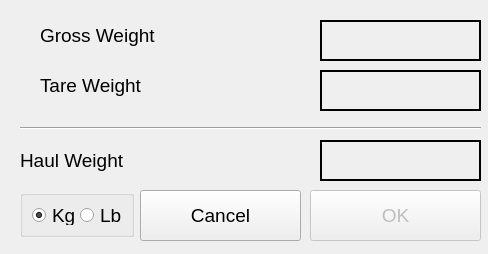
<?xml version="1.0" encoding="UTF-8"?>
<ui version="4.0">
 <class>loadcellDialog</class>
 <widget class="QDialog" name="loadcellDialog">
  <property name="enabled">
   <bool>true</bool>
  </property>
  <property name="geometry">
   <rect>
    <x>0</x>
    <y>0</y>
    <width>488</width>
    <height>254</height>
   </rect>
  </property>
  <property name="windowTitle">
   <string>Load Cell</string>
  </property>
  <widget class="QLabel" name="grossLabel">
   <property name="geometry">
    <rect>
     <x>320</x>
     <y>20</y>
     <width>161</width>
     <height>41</height>
    </rect>
   </property>
   <property name="font">
    <font>
     <pointsize>20</pointsize>
    </font>
   </property>
   <property name="autoFillBackground">
    <bool>true</bool>
   </property>
   <property name="frameShape">
    <enum>QFrame::Box</enum>
   </property>
   <property name="lineWidth">
    <number>2</number>
   </property>
   <property name="text">
    <string/>
   </property>
  </widget>
  <widget class="QLabel" name="tareLabel">
   <property name="geometry">
    <rect>
     <x>320</x>
     <y>70</y>
     <width>161</width>
     <height>41</height>
    </rect>
   </property>
   <property name="font">
    <font>
     <pointsize>20</pointsize>
    </font>
   </property>
   <property name="autoFillBackground">
    <bool>true</bool>
   </property>
   <property name="frameShape">
    <enum>QFrame::Box</enum>
   </property>
   <property name="lineWidth">
    <number>2</number>
   </property>
   <property name="text">
    <string/>
   </property>
  </widget>
  <widget class="QLabel" name="haulWtLabel">
   <property name="geometry">
    <rect>
     <x>320</x>
     <y>140</y>
     <width>161</width>
     <height>41</height>
    </rect>
   </property>
   <property name="font">
    <font>
     <pointsize>20</pointsize>
    </font>
   </property>
   <property name="autoFillBackground">
    <bool>true</bool>
   </property>
   <property name="frameShape">
    <enum>QFrame::Box</enum>
   </property>
   <property name="lineWidth">
    <number>2</number>
   </property>
   <property name="text">
    <string/>
   </property>
  </widget>
  <widget class="Line" name="line">
   <property name="geometry">
    <rect>
     <x>20</x>
     <y>120</y>
     <width>461</width>
     <height>16</height>
    </rect>
   </property>
   <property name="orientation">
    <enum>Qt::Horizontal</enum>
   </property>
  </widget>
  <widget class="QPushButton" name="okBtn">
   <property name="enabled">
    <bool>false</bool>
   </property>
   <property name="geometry">
    <rect>
     <x>310</x>
     <y>190</y>
     <width>171</width>
     <height>51</height>
    </rect>
   </property>
   <property name="font">
    <font>
     <pointsize>14</pointsize>
    </font>
   </property>
   <property name="text">
    <string>OK</string>
   </property>
  </widget>
  <widget class="QPushButton" name="cancelBtn">
   <property name="geometry">
    <rect>
     <x>140</x>
     <y>190</y>
     <width>161</width>
     <height>51</height>
    </rect>
   </property>
   <property name="font">
    <font>
     <pointsize>14</pointsize>
    </font>
   </property>
   <property name="text">
    <string>Cancel</string>
   </property>
  </widget>
  <widget class="QPushButton" name="grossBtn">
   <property name="geometry">
    <rect>
     <x>320</x>
     <y>20</y>
     <width>161</width>
     <height>41</height>
    </rect>
   </property>
   <property name="font">
    <font>
     <pointsize>14</pointsize>
    </font>
   </property>
   <property name="text">
    <string/>
   </property>
   <property name="autoDefault">
    <bool>false</bool>
   </property>
   <property name="flat">
    <bool>true</bool>
   </property>
  </widget>
  <widget class="QPushButton" name="tareBtn">
   <property name="enabled">
    <bool>false</bool>
   </property>
   <property name="geometry">
    <rect>
     <x>320</x>
     <y>70</y>
     <width>161</width>
     <height>41</height>
    </rect>
   </property>
   <property name="font">
    <font>
     <pointsize>14</pointsize>
    </font>
   </property>
   <property name="text">
    <string/>
   </property>
   <property name="autoDefault">
    <bool>false</bool>
   </property>
   <property name="flat">
    <bool>true</bool>
   </property>
  </widget>
  <widget class="QGroupBox" name="groupBox">
   <property name="geometry">
    <rect>
     <x>20</x>
     <y>190</y>
     <width>114</width>
     <height>47</height>
    </rect>
   </property>
   <property name="font">
    <font>
     <pointsize>14</pointsize>
    </font>
   </property>
   <property name="title">
    <string/>
   </property>
   <layout class="QHBoxLayout" name="horizontalLayout">
    <item>
     <widget class="QRadioButton" name="radioKg">
      <property name="font">
       <font>
        <pointsize>14</pointsize>
       </font>
      </property>
      <property name="text">
       <string>Kg</string>
      </property>
      <property name="checked">
       <bool>true</bool>
      </property>
     </widget>
    </item>
    <item>
     <widget class="QRadioButton" name="radioLb">
      <property name="font">
       <font>
        <pointsize>14</pointsize>
       </font>
      </property>
      <property name="text">
       <string>Lb</string>
      </property>
     </widget>
    </item>
   </layout>
  </widget>
  <widget class="QLabel" name="label">
   <property name="geometry">
    <rect>
     <x>20</x>
     <y>140</y>
     <width>173</width>
     <height>40</height>
    </rect>
   </property>
   <property name="font">
    <font>
     <pointsize>14</pointsize>
    </font>
   </property>
   <property name="text">
    <string>Haul Weight</string>
   </property>
  </widget>
  <widget class="QLabel" name="label_2">
   <property name="geometry">
    <rect>
     <x>40</x>
     <y>20</y>
     <width>121</width>
     <height>31</height>
    </rect>
   </property>
   <property name="font">
    <font>
     <pointsize>14</pointsize>
    </font>
   </property>
   <property name="text">
    <string>Gross Weight</string>
   </property>
  </widget>
  <widget class="QLabel" name="label_3">
   <property name="geometry">
    <rect>
     <x>40</x>
     <y>70</y>
     <width>121</width>
     <height>31</height>
    </rect>
   </property>
   <property name="font">
    <font>
     <pointsize>14</pointsize>
    </font>
   </property>
   <property name="text">
    <string>Tare Weight</string>
   </property>
  </widget>
 </widget>
 <resources/>
 <connections/>
</ui>
